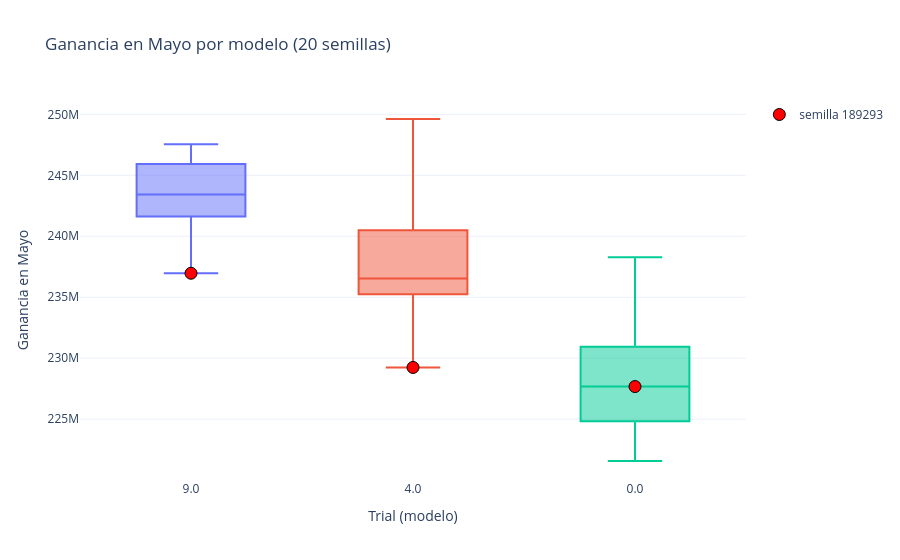

Source (notebook cell):
### Markdown cell above
Grafiquemos la distribución de ganancias obtenidas para poder comparar los modelos entre sí.

### Code cell
orden_trials = [str(t) for t in estadisticas.index]

fig = go.Figure()

for trial in estadisticas.index:
    datos_trial = df_semillas[df_semillas['trial'] == trial]
    fig.add_trace(go.Box(
        y=datos_trial['ganancia_mayo'],
        x=[str(trial)] * len(datos_trial),
        name=str(trial),
        boxpoints=False,
        showlegend=False
    ))

primera_semilla = df_semillas[df_semillas['seed'] == semillas[0]]
fig.add_trace(go.Scatter(
    x=[str(t) for t in primera_semilla['trial']],
    y=primera_semilla['ganancia_mayo'],
    mode='markers',
    marker=dict(color='red', size=12, line=dict(color='black', width=1)),
    name=f'semilla {semillas[0]}'
))

fig.update_layout(
    title=f"Ganancia en Mayo por modelo ({n_semillas} semillas)",
    xaxis_title="Trial (modelo)",
    yaxis_title="Ganancia en Mayo",
    xaxis=dict(categoryorder='array', categoryarray=orden_trials),
    template='plotly_white'
)

fig.show()

### Figure 1 — Plotly figure (JSON) as saved in the notebook; plotly's stock layout.template omitted (floating-point values rounded to 4 significant figures)
{"data": [{"boxpoints": false, "name": "9.0", "showlegend": false, "type": "box", "x": ["9.0", "9.0", "9.0", "9.0", "9.0", "9.0", "9.0", "9.0", "9.0", "9.0", "9.0", "9.0", "9.0", "9.0", "9.0", "9.0", "9.0", "9.0", "9.0", "9.0"], "y": [237000000.0, 243500000.0, 245900000.0, 241300000.0, 241900000.0, 243400000.0, 246600000.0, 238000000.0, 246000000.0, 241900000.0, 244700000.0, 247200000.0, 247600000.0, 242100000.0, 239700000.0, 239600000.0, 243800000.0, 246800000.0, 243800000.0, 242700000.0]}, {"boxpoints": false, "name": "4.0", "showlegend": false, "type": "box", "x": ["4.0", "4.0", "4.0", "4.0", "4.0", "4.0", "4.0", "4.0", "4.0", "4.0", "4.0", "4.0", "4.0", "4.0", "4.0", "4.0", "4.0", "4.0", "4.0", "4.0"], "y": [229200000.0, 244700000.0, 236600000.0, 240700000.0, 236200000.0, 243900000.0, 240000000.0, 239200000.0, 235100000.0, 240400000.0, 239400000.0, 234700000.0, 236500000.0, 236100000.0, 229700000.0, 235500000.0, 235400000.0, 249600000.0, 234200000.0, 243900000.0]}, {"boxpoints": false, "name": "0.0", "showlegend": false, "type": "box", "x": ["0.0", "0.0", "0.0", "0.0", "0.0", "0.0", "0.0", "0.0", "0.0", "0.0", "0.0", "0.0", "0.0", "0.0", "0.0", "0.0", "0.0", "0.0", "0.0", "0.0"], "y": [227700000.0, 221600000.0, 234800000.0, 229200000.0, 230900000.0, 233400000.0, 224200000.0, 226100000.0, 226400000.0, 238300000.0, 228600000.0, 230900000.0, 227100000.0, 231600000.0, 222900000.0, 231000000.0, 222500000.0, 225000000.0, 224700000.0, 227700000.0]}, {"marker": {"color": "red", "line": {"color": "black", "width": 1}, "size": 12}, "mode": "markers", "name": "semilla 189293", "type": "scatter", "x": ["4.0", "0.0", "9.0"], "y": [229200000.0, 227700000.0, 237000000.0]}], "layout": {"title": {"text": "Ganancia en Mayo por modelo (20 semillas)"}, "xaxis": {"categoryarray": ["9.0", "4.0", "0.0"], "categoryorder": "array", "title": {"text": "Trial (modelo)"}}, "yaxis": {"title": {"text": "Ganancia en Mayo"}}}}
